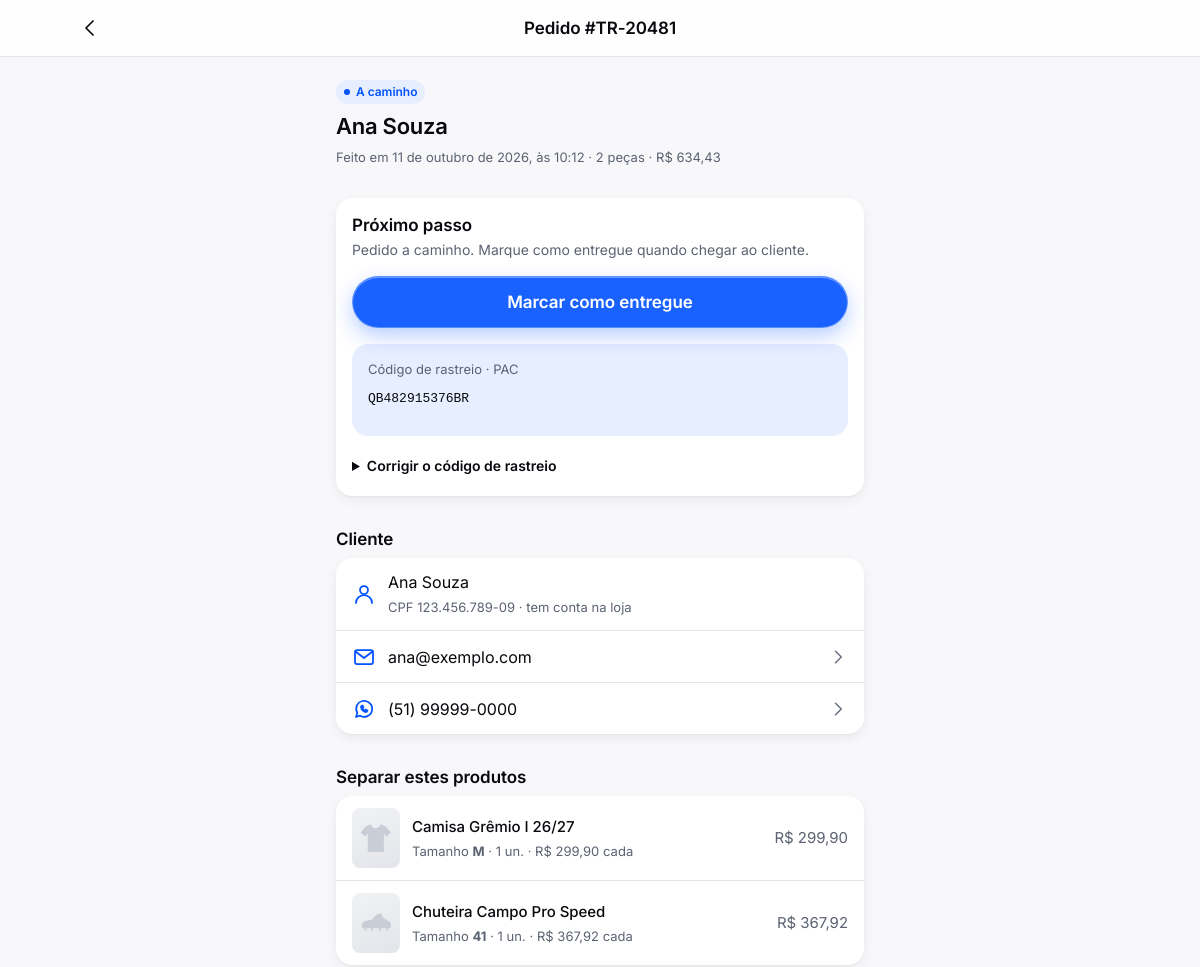
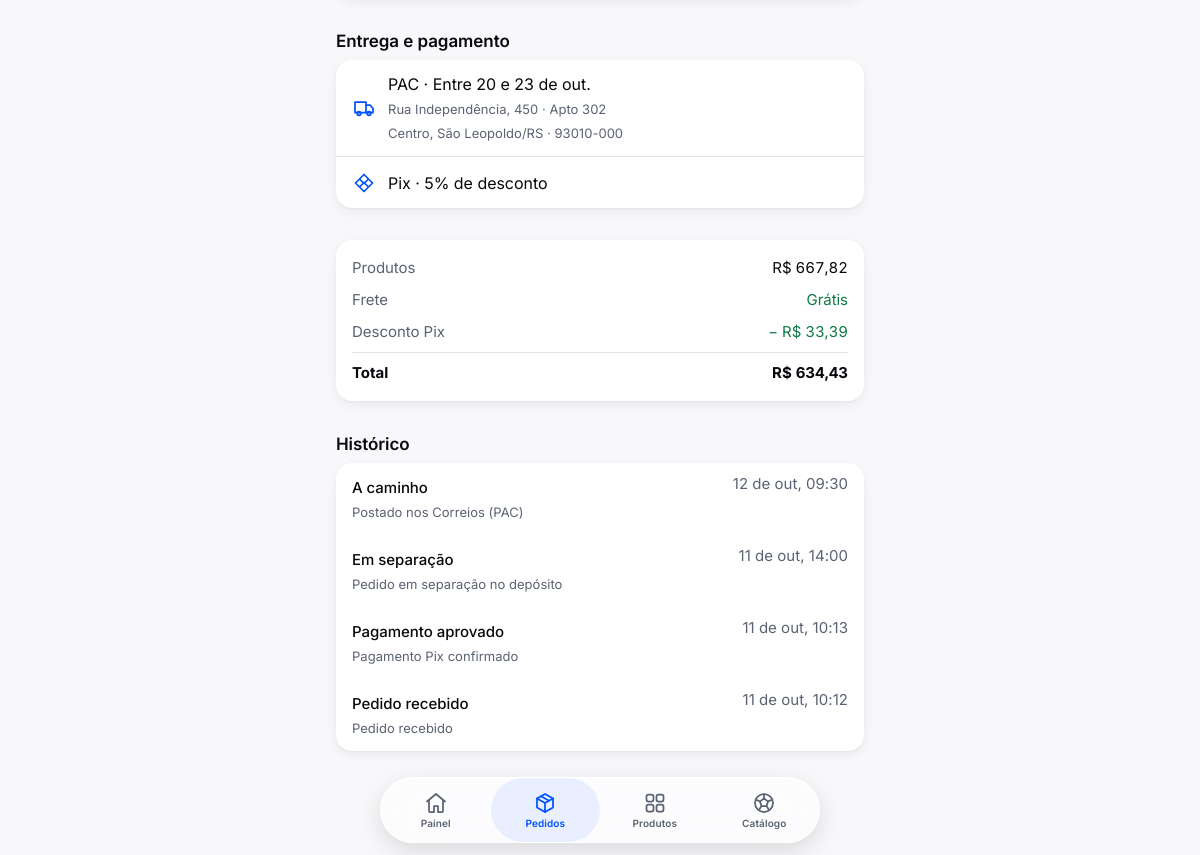
Page /admin/pedido.php?numero=TR-20481 (signed in) on the committed database (2 pictures, top to bottom).
### tables this page shows
CREATE TABLE pedidos (
  id             INT UNSIGNED AUTO_INCREMENT PRIMARY KEY,
  numero         VARCHAR(12)   NOT NULL UNIQUE,  
  cliente_id     INT UNSIGNED  NULL,             
  nome           VARCHAR(120)  NOT NULL,
  email          VARCHAR(160)  NOT NULL,
  cpf            CHAR(11)      NOT NULL,
  telefone       VARCHAR(20)   NOT NULL,
  cep            CHAR(8)       NULL,             
  logradouro     VARCHAR(160)  NULL,
  numero_end     VARCHAR(20)   NULL,
  complemento    VARCHAR(80)   NULL,
  bairro         VARCHAR(80)   NULL,
  cidade         VARCHAR(80)   NULL,
  uf             CHAR(2)       NULL,
  entrega_tipo   ENUM('pac', 'sedex', 'transportadora', 'retirada') NOT NULL,
  entrega_prazo  VARCHAR(60)   NULL,             
  pagamento_tipo ENUM('pix', 'cartao', 'boleto') NOT NULL,
  parcelas       TINYINT UNSIGNED NOT NULL DEFAULT 1,
  subtotal       DECIMAL(10,2) NOT NULL,
  frete          DECIMAL(10,2) NOT NULL DEFAULT 0,
  desconto       DECIMAL(10,2) NOT NULL DEFAULT 0,
  total          DECIMAL(10,2) NOT NULL,
  codigo_rastreio VARCHAR(20)  NULL,             
  status         ENUM('aguardando_pagamento', 'pagamento_recusado', 'pago', 'em_separacao',
                      'enviado', 'pronto_retirada', 'entregue', 'cancelado')
                 NOT NULL DEFAULT 'aguardando_pagamento',
  criado_em      DATETIME      NOT NULL DEFAULT CURRENT_TIMESTAMP,
  atualizado_em  DATETIME      NOT NULL DEFAULT CURRENT_TIMESTAMP ON UPDATE CURRENT_TIMESTAMP,
  KEY idx_pedido_cliente (cliente_id),
  CONSTRAINT fk_pedido_cliente FOREIGN KEY (cliente_id) REFERENCES clientes (id) ON DELETE SET NULL
);

CREATE TABLE pedido_itens (
  id             INT UNSIGNED AUTO_INCREMENT PRIMARY KEY,
  pedido_id      INT UNSIGNED  NOT NULL,
  produto_id     INT UNSIGNED  NULL,
  nome_produto   VARCHAR(120)  NOT NULL,
  tamanho        VARCHAR(10)   NULL,
  quantidade     INT UNSIGNED  NOT NULL,
  preco_unitario DECIMAL(10,2) NOT NULL,
  CONSTRAINT fk_item_pedido  FOREIGN KEY (pedido_id)  REFERENCES pedidos (id) ON DELETE CASCADE,
  CONSTRAINT fk_item_produto FOREIGN KEY (produto_id) REFERENCES produtos (id) ON DELETE SET NULL
);

CREATE TABLE pedido_historico (
  id        INT UNSIGNED AUTO_INCREMENT PRIMARY KEY,
  pedido_id INT UNSIGNED NOT NULL,
  status    VARCHAR(30)  NOT NULL,
  descricao VARCHAR(200) NOT NULL,
  criado_em DATETIME     NOT NULL DEFAULT CURRENT_TIMESTAMP,
  CONSTRAINT fk_historico_pedido FOREIGN KEY (pedido_id) REFERENCES pedidos (id) ON DELETE CASCADE
);

### includes/admin.php (called while the page is built, shortened)
<?php
function admin_pagina_inicio(array $opcoes): void
{
    $opcoes['abas'] = [
        'painel'   => ['Painel',   'inicio',   'admin/'],
        'pedidos'  => ['Pedidos',  'pacote',   'admin/pedidos.php', pedidos_para_separar()],
        'produtos' => ['Produtos', 'grade',    'admin/produtos.php'],
        'catalogo' => ['Catálogo', 'esportes', 'admin/catalogo.php'],
    ];
    $opcoes['robots'] = 'noindex, nofollow';
    $opcoes['titulo'] = ($opcoes['titulo'] ?? 'Painel') . ' · Painel';
    pagina_inicio($opcoes);
}
function pedidos_para_separar(): int
{
    static $total = null;
    return $total ??= (int) consulta("SELECT COUNT(*) FROM pedidos WHERE status IN ('pago', 'em_separacao')")->fetchColumn();
}
function pedido_admin(string $numero): ?array
{
    $pedido = consulta('SELECT * FROM pedidos WHERE numero = ?', [$numero])->fetch();
    $pedido['itens'] = consulta(
        'SELECT i.*, p.midia, (SELECT arquivo FROM produto_imagens WHERE produto_id = p.id ORDER BY ordem, id LIMIT 1) AS imagem
           FROM pedido_itens i LEFT JOIN produtos p ON p.id = i.produto_id WHERE i.pedido_id = ? ORDER BY i.id',
        [$pedido['id']]
    )->fetchAll();
    $pedido['historico'] = consulta(
        'SELECT status, descricao, criado_em FROM pedido_historico WHERE pedido_id = ? ORDER BY criado_em DESC, id DESC',
        [$pedido['id']]
    )->fetchAll();
    return $pedido;
}
function proximos_status(array $pedido): array
{
    $retirada = $pedido['entrega_tipo'] === 'retirada';
    return match ($pedido['status']) {
        'aguardando_pagamento' => ['pago', 'cancelado'],
        'pagamento_recusado'   => ['cancelado'],
        'pago'                 => ['em_separacao', 'cancelado'],
        'em_separacao'         => [$retirada ? 'pronto_retirada' : 'enviado', 'cancelado'],
        'enviado'              => ['entregue'],
        'pronto_retirada'      => ['entregue', 'cancelado'],
        default                => [],
    };
}
function rotulo_acao_status(string $status, array $pedido): string
{
    $retirada = $pedido['entrega_tipo'] === 'retirada';
    return match ($status) {
        'pago'            => 'Confirmar pagamento',
        'em_separacao'    => 'Começar a separar',
        'enviado'         => 'Marcar como enviado',
        'pronto_retirada' => 'Avisar que está pronto para retirar',
        'entregue'        => $retirada ? 'Marcar como retirado' : 'Marcar como entregue',
        'cancelado'       => 'Cancelar pedido',
        default           => $status,
    };
}

### includes/funcoes.php (called while the page is built, shortened)
<?php
function e(?string $texto): string
{
    return htmlspecialchars($texto ?? '', ENT_QUOTES | ENT_SUBSTITUTE, 'UTF-8');
}
function dinheiro(float $valor): string
{
    return 'R$ ' . number_format($valor, 2, ',', '.');
}
function so_numeros(?string $texto): string
{
    return preg_replace('/\D+/', '', $texto ?? '');
}

### includes/db.php (called while the page is built)
<?php
function db(): PDO
{
    static $pdo = null;
    if ($pdo === null) {
        global $config;
        $dsn = sprintf(
            'mysql:host=%s;port=%d;dbname=%s;charset=utf8mb4',
            $config['db_host'],
            $config['db_porta'],
            $config['db_nome']
        );
        $pdo = new PDO($dsn, $config['db_usuario'], $config['db_senha'], [
            PDO::ATTR_ERRMODE            => PDO::ERRMODE_EXCEPTION,
            PDO::ATTR_DEFAULT_FETCH_MODE => PDO::FETCH_ASSOC,
            PDO::ATTR_EMULATE_PREPARES   => false,
        ]);
        $pdo->exec("SET time_zone = '" . (new DateTime())->format('P') . "'");
    }
    return $pdo;
}
function consulta(string $sql, array $parametros = []): PDOStatement
{
    $stmt = db()->prepare($sql);
    $stmt->execute($parametros);
    return $stmt;
}

### includes/checkout.php (called while the page is built, shortened)
<?php
function formatar_cpf(string $cpf): string
{
    $n = so_numeros($cpf);
    return strlen($n) === 11 ? substr($n, 0, 3) . '.' . substr($n, 3, 3) . '.' . substr($n, 6, 3) . '-' . substr($n, 9) : $cpf;
}
function formatar_cep(string $cep): string
{
    $n = so_numeros($cep);
    return strlen($n) === 8 ? substr($n, 0, 5) . '-' . substr($n, 5) : $cep;
}

### admin/pedido.php (the view, shortened to what this page needs)
<?php
require __DIR__ . '/../includes/admin.php';
$numero = (string) ($_GET['numero'] ?? '');
$pedido = pedido_admin($numero);
$proximos = proximos_status($pedido);
$avancar = array_values(array_filter($proximos, fn ($s) => $s !== 'cancelado'));
$retirada = $pedido['entrega_tipo'] === 'retirada';
$quantidade = array_sum(array_column($pedido['itens'], 'quantidade'));
$texto_pagamento = match ($pedido['pagamento_tipo']) {
    'pix'    => 'Pix · ' . (int) (PIX_DESCONTO * 100) . '% de desconto',
    'cartao' => 'Cartão de crédito · ' . ($pedido['parcelas'] > 1 ? $pedido['parcelas'] . 'x de ' . dinheiro(round($pedido['total'] / $pedido['parcelas'], 2)) : 'à vista'),
    'boleto' => 'Boleto bancário',
};
$orientacao = match ($pedido['status']) {
    'aguardando_pagamento' => $pedido['pagamento_tipo'] === 'boleto'
        ? 'Confirme quando o boleto for compensado. Até lá, não separe os produtos.'
        : 'O cliente ainda não pagou o Pix. Confirme só se o pagamento aparecer na conta da loja.',
    'pagamento_recusado'   => 'O pagamento foi recusado. Cancele para devolver as peças ao estoque.',
    'pago'                 => 'Pagamento aprovado. Separe os produtos para ' . ($retirada ? 'retirada na loja.' : 'envio.'),
    'em_separacao'         => $retirada ? 'Quando estiver tudo separado, avise o cliente que pode retirar.' : 'Quando postar, digite o código de rastreio que os Correios ou a transportadora deram.',
    'enviado'              => 'Pedido a caminho. Marque como entregue quando chegar ao cliente.',
    'pronto_retirada'      => 'Esperando o cliente vir buscar em São Leopoldo. Confira o CPF na retirada.',
    'entregue'             => 'Pedido concluído. Trocas valem até ' . TROCA_PRAZO_DIAS . ' dias depois da entrega.',
    'cancelado'            => 'Pedido cancelado. As peças já voltaram para o estoque.',
    default                => '',
};
admin_pagina_inicio([
    'titulo' => 'Pedido #' . $pedido['numero'],
    'aba'    => 'pedidos',
    'nav'    => ['titulo' => 'Pedido #' . $pedido['numero'], 'voltar' => url('admin/pedidos.php')],
]);
?>
<div class="conteudo conteudo--leitura pilha-xl" style="padding-top: var(--spacing-lg)">
  <section class="pilha-sm">
    <?= selo_status($pedido['status']) ?>
    <h1 class="t-title-2"><?= e($pedido['nome']) ?></h1>
    <p class="t-footnote texto-secundario">
      Feito em <?= e(data_longa($pedido['criado_em'])) ?>, às <?= e((new DateTimeImmutable($pedido['criado_em']))->format('H:i')) ?>
      · <?= $quantidade ?> <?= $quantidade === 1 ? 'peça' : 'peças' ?> · <?= dinheiro((float) $pedido['total']) ?>
    </p>
  </section>
  <section class="caixa pilha admin-passo" aria-labelledby="titulo-passo">
    <div class="pilha-xs">
      <h2 class="t-headline" id="titulo-passo"><?= $proximos ? 'Próximo passo' : 'Pedido encerrado' ?></h2>
      <p class="t-subheadline texto-secundario"><?= e($orientacao) ?></p>
    </div>
    <?php foreach ($avancar as $status): ?>
      <form method="post" class="pilha-sm" <?= $status === 'enviado' ? 'data-validar novalidate' : '' ?>>
        <button type="submit" class="botao botao--primary botao--bloco"><?= e(rotulo_acao_status($status, $pedido)) ?></button>
      </form>
    <?php endforeach; ?>
    <?php if ($pedido['status'] === 'enviado'): ?>
      <div class="caixa caixa--sutil linha linha--entre">
        <div>
          <p class="t-footnote texto-secundario">Código de rastreio · <?= e(NOMES_ENTREGA[$pedido['entrega_tipo']]) ?></p>
          <p class="t-callout pix-codigo"><?= e($pedido['codigo_rastreio']) ?></p>
        </div>
      </div>
      <details class="admin-detalhes">
        <summary class="t-subheadline">Corrigir o código de rastreio</summary>
      </details>
    <?php elseif ($pedido['codigo_rastreio']): ?>
      <p class="t-footnote texto-secundario">Rastreio: <span class="pix-codigo"><?= e($pedido['codigo_rastreio']) ?></span></p>
    <?php endif; ?>
  </section>
  <section class="pilha-sm">
    <h2 class="t-headline">Cliente</h2>
    <ul class="lista" role="list">
      <li>
        <div class="linha-lista">
          <?= icone('conta', 'linha-lista__icone') ?>
          <span class="linha-lista__rotulo">
            <?= e($pedido['nome']) ?><br>
            <span class="t-footnote texto-secundario">CPF <?= e(formatar_cpf($pedido['cpf'])) ?> · <?= $pedido['cliente_id'] ? 'tem conta na loja' : 'comprou sem conta' ?></span>
          </span>
        </div>
      </li>
      <li><?= linha_lista($pedido['email'], 'email', 'mailto:' . $pedido['email'] . '?subject=' . rawurlencode('Pedido #' . $pedido['numero'])) ?></li>
      <li><?= linha_lista($pedido['telefone'], 'whatsapp', 'https://wa.me/55' . so_numeros($pedido['telefone']) . '?text=' . rawurlencode('Olá, ' . explode(' ', $pedido['nome'])[0] . '! Aqui é da ' . LOJA_NOME . ', sobre o pedido #' . $pedido['numero'] . '.')) ?></li>
    </ul>
  </section>
  <section class="pilha-sm">
    <h2 class="t-headline">Separar estes produtos</h2>
    <ul class="lista revisao-itens" role="list">
      <?php foreach ($pedido['itens'] as $item): ?>
        <li>
          <div class="linha-lista">
            <?= midia_produto(['midia' => $item['midia'] ?? 'camisa', 'imagem' => $item['imagem']], 'revisao-itens__foto') ?>
            <span class="linha-lista__rotulo">
              <span class="t-callout"><?= e($item['nome_produto']) ?></span><br>
              <span class="t-footnote texto-secundario">Tamanho <strong><?= e($item['tamanho']) ?></strong> · <?= (int) $item['quantidade'] ?> un. · <?= dinheiro((float) $item['preco_unitario']) ?> cada</span>
            </span>
            <span class="linha-lista__valor"><?= dinheiro($item['quantidade'] * (float) $item['preco_unitario']) ?></span>
          </div>
        </li>
      <?php endforeach; ?>
    </ul>
  </section>
  <section class="pilha-sm">
    <h2 class="t-headline">Entrega e pagamento</h2>
    <ul class="lista" role="list">
      <li>
        <div class="linha-lista">
          <?= icone($retirada ? 'loja' : 'caminhao', 'linha-lista__icone') ?>
          <span class="linha-lista__rotulo">
            <?= e(NOMES_ENTREGA[$pedido['entrega_tipo']]) ?> · <?= e($pedido['entrega_prazo']) ?><br>
            <span class="t-footnote texto-secundario">
              <?php if ($retirada): ?>
                <?= e(DEPOSITO_ENDERECO) ?>
              <?php else: ?>
                <?php [$rua, $cidade] = endereco_texto($pedido); ?>
                <?= e($rua) ?><br><?= e($cidade) ?>
              <?php endif; ?>
            </span>
          </span>
        </div>
      </li>
      <li>
        <div class="linha-lista">
          <?= icone($pedido['pagamento_tipo'] === 'pix' ? 'pix' : ($pedido['pagamento_tipo'] === 'cartao' ? 'cartao' : 'boleto'), 'linha-lista__icone') ?>
          <span class="linha-lista__rotulo"><?= e($texto_pagamento) ?></span>
        </div>
      </li>
    </ul>
  </section>
  <dl class="caixa resumo-valores" style="margin: 0">
    <div><dt>Produtos</dt><dd><?= dinheiro((float) $pedido['subtotal']) ?></dd></div>
    <div><dt>Frete</dt><dd class="<?= $pedido['frete'] == 0 ? 'texto-sucesso' : '' ?>"><?= $pedido['frete'] == 0 ? 'Grátis' : dinheiro((float) $pedido['frete']) ?></dd></div>
    <?php if ($pedido['desconto'] > 0): ?>
      <div><dt>Desconto Pix</dt><dd class="texto-sucesso">− <?= dinheiro((float) $pedido['desconto']) ?></dd></div>
    <?php endif; ?>
    <div class="resumo-valores__total"><dt>Total</dt><dd><?= dinheiro((float) $pedido['total']) ?></dd></div>
  </dl>
  <section class="pilha-sm">
    <h2 class="t-headline">Histórico</h2>
    <ol class="lista admin-historico" role="list">
      <?php foreach ($pedido['historico'] as $h): ?>
        <li class="linha-lista">
          <span class="linha-lista__rotulo">
            <span class="t-callout"><?= e($h['status'] === 'aguardando_pagamento' ? 'Pedido recebido' : (STATUS_PEDIDO[$h['status']][0] ?? $h['status'])) ?></span><br>
            <span class="t-footnote texto-secundario"><?= e($h['descricao']) ?></span>
          </span>
          <span class="linha-lista__valor t-footnote"><?= e(data_hora_curta($h['criado_em'])) ?></span>
        </li>
      <?php endforeach; ?>
    </ol>
  </section>
</div>

### includes/componentes.php (shortened to what this page needs)
<?php
function icone(string $nome, string $classe = ''): string
{
    return '<svg class="icone ' . e($classe) . '" aria-hidden="true" focusable="false">'
         . '<use href="' . e(asset('img/icones.svg')) . '#i-' . e($nome) . '"></use></svg>';
}
function silhueta(string $tipo, string $classe = ''): string
{
    return '<svg class="' . e($classe) . '" viewBox="0 0 100 100" aria-hidden="true" focusable="false">'
         . '<use href="' . e(asset('img/icones.svg')) . '#s-' . e($tipo) . '"></use></svg>';
}
function midia_produto(array $produto, string $classe = ''): string
{
    $html = '<div class="midia-produto ' . e($classe) . '">';
    if (!empty($produto['imagem'])) {
        $html .= '<img src="' . e(url('assets/img/produtos/' . $produto['imagem'])) . '" alt="" loading="lazy">';
    } else {
        $html .= silhueta($produto['midia'] ?? 'camisa', 'midia-produto__silhueta');
    }
    return $html . '</div>';
}
function linha_lista(string $rotulo, ?string $icone = null, ?string $link = null, ?string $valor = null): string
{
    $tag   = $link ? 'a' : 'div';
    $href  = $link ? ' href="' . e($link) . '"' : '';
    return '<' . $tag . ' class="linha-lista"' . $href . '>'
         . ($icone ? icone($icone, 'linha-lista__icone') : '')
         . '<span class="linha-lista__rotulo">' . e($rotulo) . '</span>'
         . ($valor !== null ? '<span class="linha-lista__valor">' . e($valor) . '</span>' : '')
         . ($link ? icone('seta-direita', 'icone--sm linha-lista__seta') : '')
         . '</' . $tag . '>';
}

### rows in the picture
pedidos: nome "Ana Souza", criado_em "11 de outubro de 2026", criado_em "10:12", total "R$ 634,43", status "Pedido a caminho. Marque como entregue quando chegar ao cliente.", rotulo_acao_status($status, $pedido) "Marcar como entregue", entrega_tipo "PAC", codigo_rastreio "QB482915376BR", cpf "123.456.789-09", email "ana@exemplo.com (51) 99999-0000", entrega_prazo "Entre 20 e 23 de out.", pagamento_tipo "Pix · 5% de desconto", subtotal "R$ 667,82", desconto "R$ 33,39"
pedido_itens: nome_produto "Camisa Grêmio I 26/27", tamanho "M", quantidade "1", preco_unitario "R$ 299,90", dinheiro($item['quantidade'] * (float) $item['preco_unitario']) "R$ 299,90"
pedido_itens: nome_produto "Chuteira Campo Pro Speed", tamanho "41", quantidade "1", preco_unitario "R$ 367,92", dinheiro($item['quantidade'] * (float) $item['preco_unitario']) "R$ 367,92"
pedido_historico: status "A caminho", descricao "Postado nos Correios (PAC)", criado_em "12 de out, 09:30"
pedido_historico: status "Em separação", descricao "Pedido em separação no depósito", criado_em "11 de out, 14:00"
pedido_historico: status "Pagamento aprovado", descricao "Pagamento Pix confirmado", criado_em "11 de out, 10:13"
pedido_historico: status "Pedido recebido", descricao "Pedido recebido", criado_em "11 de out, 10:12"

### other values in the picture
$nav['titulo'] "Pedido #TR-20481"
$texto "A caminho"
$quantidade "2"
$rua "Rua Independência, 450 · Apto 302"
$cidade "Centro, São Leopoldo/RS · 93010-000"
$rotulo "Painel"
$rotulo "Pedidos"
$rotulo "Produtos"
$rotulo "Catálogo"
